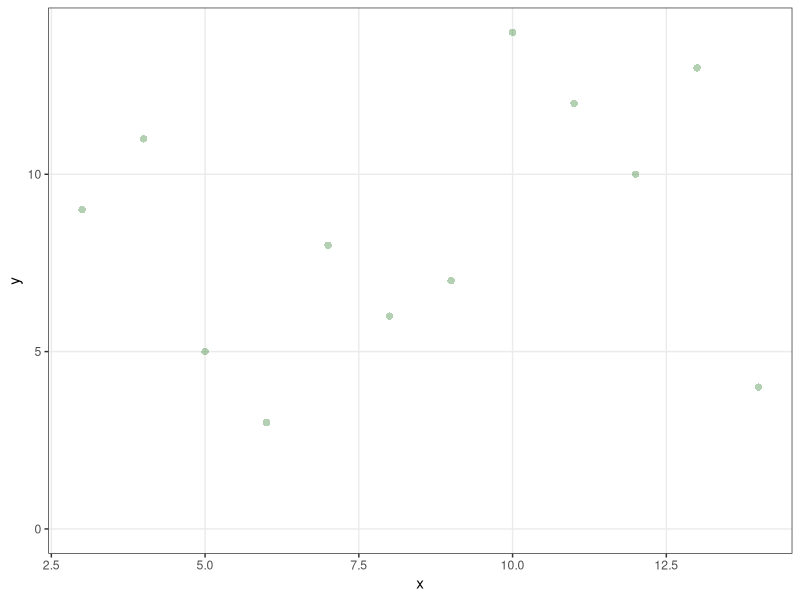

This figure's R source:
## ---- chunk 1
#| include: false
library(tidyverse) |> suppressPackageStartupMessages()

theme_set(
  theme_bw() +
    theme(
      panel.grid.minor = element_blank()
    )
)
## ---- chunk 2
d <- read_tsv("data/data.tsv")
## ---- chunk 3
d |>
  ggplot(aes(x, y)) +
  geom_point(alpha = 0.3, color = "darkgreen", stroke = 0, size = 2.5) +
  # scale_x_datetime(date_breaks = "1 week", date_labels = "%m/%d") +
  scale_y_continuous(labels = scales::label_comma()) +
  expand_limits(y = 0) +
  NULL
